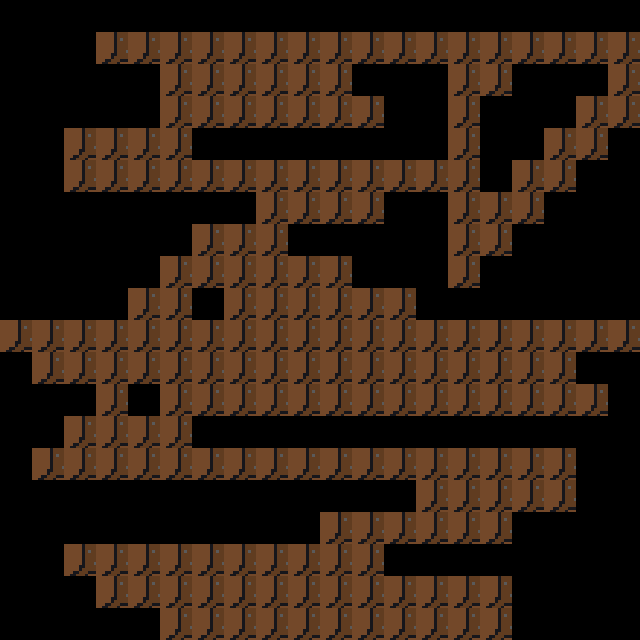

The image is a tile-based game level rendered from a .tmx file. Its description and complete source (layers, tilesets, objects, tile grids) follow:
An orthogonal 20x20 tile map with 32x32 px tiles, 1 tile layer (Tile Layer 1).

<map version="1.10" tiledversion="1.11.2" orientation="orthogonal" renderorder="right-down" width="20" height="20" tilewidth="32" tileheight="32" infinite="0" nextlayerid="2" nextobjectid="1">
 <tileset firstgid="1" name="spritesheet" tilewidth="32" tileheight="32" tilecount="49" columns="7">
  <image source="../Textures/spritesheet.png" width="242" height="244" />
 </tileset>
 <layer id="1" name="Tile Layer 1" width="20" height="20">
  <data encoding="csv">
0,0,0,0,0,0,0,0,0,0,0,0,0,0,0,0,0,0,0,0,
0,0,0,3,3,3,3,3,3,3,3,3,3,3,3,3,3,3,3,3,
0,0,0,0,0,3,3,3,3,3,3,0,0,0,3,3,0,0,0,3,
0,0,0,0,0,3,3,3,3,3,3,3,0,0,3,0,0,0,3,3,
0,0,3,3,3,3,0,0,0,0,0,0,0,0,3,0,0,3,3,0,
0,0,3,3,3,3,3,3,3,3,3,3,3,3,3,0,3,3,0,0,
0,0,0,0,0,0,0,0,3,3,3,3,0,0,3,3,3,0,0,0,
0,0,0,0,0,0,3,3,3,0,0,0,0,0,3,3,0,0,0,0,
0,0,0,0,0,3,3,3,3,3,3,0,0,0,3,0,0,0,0,0,
0,0,0,0,3,3,0,3,3,3,3,3,3,0,0,0,0,0,0,0,
3,3,3,3,3,3,3,3,3,3,3,3,3,3,3,3,3,3,3,3,
0,3,3,3,3,3,3,3,3,3,3,3,3,3,3,3,3,3,0,0,
0,0,0,3,0,3,3,3,3,3,3,3,3,3,3,3,3,3,3,0,
0,0,3,3,3,3,0,0,0,0,0,0,0,0,0,0,0,0,0,0,
0,3,3,3,3,3,3,3,3,3,3,3,3,3,3,3,3,3,0,0,
0,0,0,0,0,0,0,0,0,0,0,0,0,3,3,3,3,3,0,0,
0,0,0,0,0,0,0,0,0,0,3,3,3,3,3,3,0,0,0,0,
0,0,3,3,3,3,3,3,3,3,3,3,0,0,0,0,0,0,0,0,
0,0,0,3,3,3,3,3,3,3,3,3,3,3,3,3,0,0,0,0,
0,0,0,0,0,3,3,3,3,3,3,3,3,3,3,3,0,0,0,0
</data>
 </layer>
</map>
